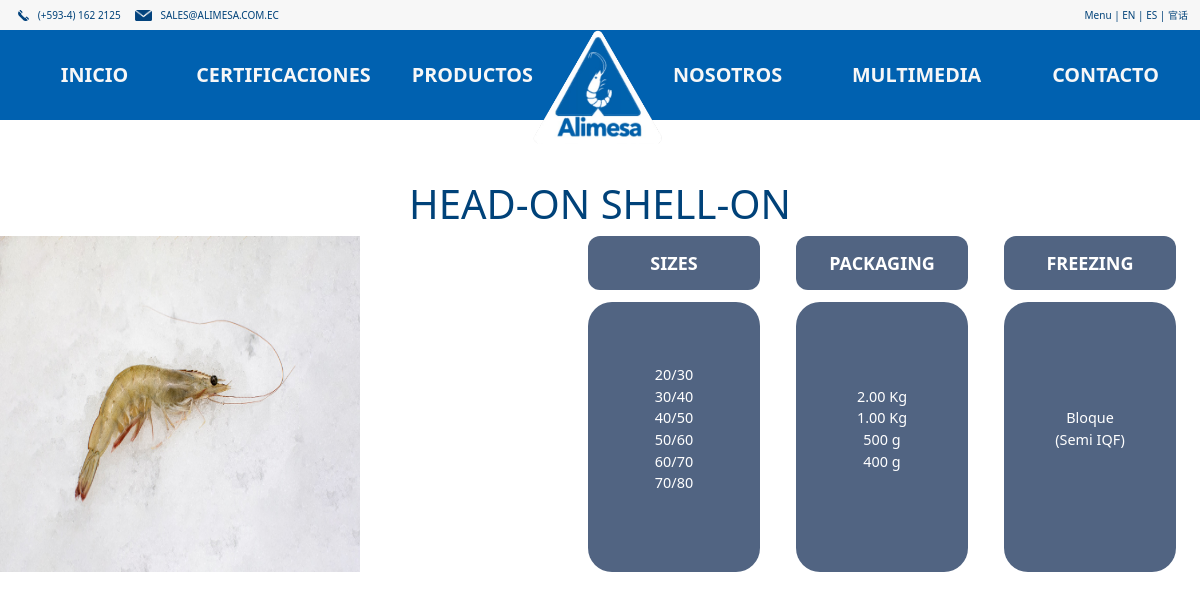
The page /productos/HOSO on the database its author committed.
### Camaron/models.py (models this page shows, shortened)
class Producto(models.Model):
    nombre = models.CharField(max_length=150)
    siglas = models.CharField(max_length=30)
    sizes = models.CharField(max_length=100)
    packaging = models.CharField(max_length=100)
    freezing = models.CharField(max_length=50)
    img = models.CharField(max_length=150)
    class Meta:
        verbose_name = "producto"
        verbose_name_plural = "productos"

### Camaron/views.py (the view)
# urls.py: path('productos/<str:siglas>', productoPorSiglas, name='vistaProductoPorSiglas'),
def productoPorSiglas(request, siglas=""):
    template = "productoPorSiglas.html"
    products = Producto.objects.all()
    try:
        p = products.get(siglas=siglas.upper())
        p.sizes = "\n".join(p.sizes.split("|"))
        p.freezing = "\n".join(p.freezing.split("|"))
        p.packaging = "\n".join(p.packaging.split("|"))
    except Exception as e:
        print(e)
        raise Http404
    context = {
        'prod': p,
        'sizes': p.sizes,
        'freezing': p.freezing,
        'packaging': p.packaging,
    }
    return render(request, template, context)

### Camaron/templates/productoPorSiglas.html (shortened to what this page needs)
{% extends 'top.html' %}
{% load static%}
{% block headExtend %}
<link rel="stylesheet" type="text/css" href="{% static 'css\prodDV.css' %}" media="screen">
{% endblock %}
{% block content %}
<h1>{{prod.nombre}}</h1>
<div class="grid-container">
    <div class="info">
      <div class="sizes">SIZES</div>
      <div class="packaging">PACKAGING</div>
      <div class="freezing">FREEZING</div>
      <div class="sizeDesc"><p>{{prod.sizes|linebreaksbr}}</p></div>
      <div class="packDesc"><p>{{prod.packaging|linebreaksbr}}</p></div>
      <div class="freeDesc"><p>{{prod.freezing|linebreaksbr}}</p></div>
    </div>
    <div class="foto"><img src="{% static prod.img %}"></div>
  </div>
{% endblock %}

### Camaron/static/css/variables.css (style rules this page uses)
:root { --azul-nav: #0061B0; --azul-titulos: #004279; --gris-subtitulos: #86939E; --blanco-nav: #F7F7F7; --amarillo-comp: #FFE100; --alt-segm-nav-compr: 41.75vw; --color-prod: #516482; --CEIheight: 3.75vh; --LinksSeccionesHeight: 11.25vh; --transition-time: 0.2s; --sub-title-font-size: 1.9vw; --height-prod-dv: calc(100vh - var(--LinksSeccionesHeight) - var(--CEIheight) - 5vh); --azul-sizes: #66A1D3; --azul-pack: #3382C4; --azul-freezing: #0063B5; --barra-form: #84D2F6; --amarillo-btn: #FFE100; }

### Camaron/static/css/prodDV.css (style rules this page uses)
.grid-container { display: grid; grid-template-columns: 1fr 1fr; grid-template-rows: 0.5fr; gap: 0px 0px; grid-template-areas: "foto info"; padding-bottom: 2vw; padding-right: 2vw; }
.info { display: grid; grid-template-columns: 0.5fr 0.5fr 0.5fr; grid-template-rows: 0.2fr 1fr; gap: 1vw 3vw; grid-template-areas: "sizes packaging freezing" "sizeDesc packDesc freeDesc"; grid-area: info; }
.sizes { grid-area: sizes; background-color: var(--color-prod); border-radius: 1vw; text-align: center; display: flex; justify-content: center; align-items: center; color: white; font-size: 1.5vw; font-weight: bold; }
.packaging { grid-area: packaging; background-color: var(--color-prod); border-radius: 1vw; text-align: center; display: flex; justify-content: center; align-items: center; color: white; font-size: 1.5vw; font-weight: bold; }
.freezing { grid-area: freezing; background-color: var(--color-prod); border-radius: 1vw; text-align: center; display: flex; justify-content: center; align-items: center; color: white; font-size: 1.5vw; font-weight: bold; }
.sizeDesc { grid-area: sizeDesc; background-color: var(--color-prod); border-radius: 2vw; text-align: center; display: flex; justify-content: center; align-items: center; }
.packDesc { grid-area: packDesc; background-color: var(--color-prod); border-radius: 2vw; text-align: center; display: flex; justify-content: center; align-items: center; }
.freeDesc { grid-area: freeDesc; background-color: var(--color-prod); border-radius: 2vw; text-align: center; display: flex; justify-content: center; align-items: center; }
.foto { grid-area: foto; min-height: 28vw; max-height: 28vw; min-width: 30vw; max-width: 30vw; text-align: center; }
.foto img { min-height: 28vw; max-height: 28vw; min-width: 30vw; max-width: 30vw; }
h1 { padding-top: 5vw; text-align: center; color: var(--azul-titulos); }
.info p { color: white; font-size: 1.2vw; }

### Camaron/static/css/global.css (style rules this page uses)
html { scroll-behavior: smooth; }
body { -ms-overflow-style: none; scrollbar-width: none; }

### rows shown on the page
Producto: nombre "HEAD-ON SHELL-ON", sizes "20/30 30/40 40/50 50/60 60/70 70/80", packaging "2.00 Kg 1.00 Kg 500 g 400 g", freezing "Bloque (Semi IQF)", img (picture)
